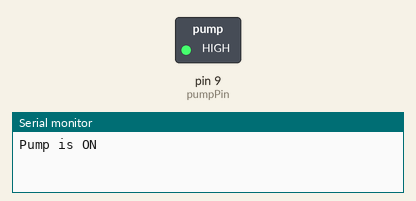
Simulated run of this sketch. Board: Arduino Uno, built with avr-gcc and run on an emulated ATmega328P. Parts: switched loads named in the sketch (green lamp = pin HIGH), the last lines printed to the serial monitor.

Above: at 1.0 s.
At 5.5 s:
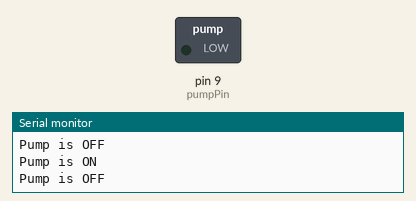
Timing chart, 0 to 6.9 s (numbered marks = the images above):
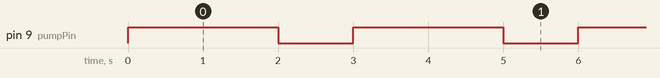

The sketch:

waterlvl.ino
```cpp
const int pumpPin = 9; // Pin connected to the water pump

void setup() {
  pinMode(pumpPin, OUTPUT);
  Serial.begin(9600);
}

void loop() {
  // Turn on the water pump
  digitalWrite(pumpPin, HIGH);
  Serial.println("Pump is ON");

  // Run the pump for 5 seconds (adjust the duration as needed)
  delay(2000); // 5 seconds

  // Turn off the water pump
  digitalWrite(pumpPin, LOW);
  Serial.println("Pump is OFF");
  delay(1000);
  // Wait for 10 seconds before running the pump again (adjust the delay as needed)
  // delay(10000); // 10 seconds
}
```

Measured:
- by itself, pin 9 (pumpPin): alternates HIGH for 2.0 s and LOW for 1.0 s
